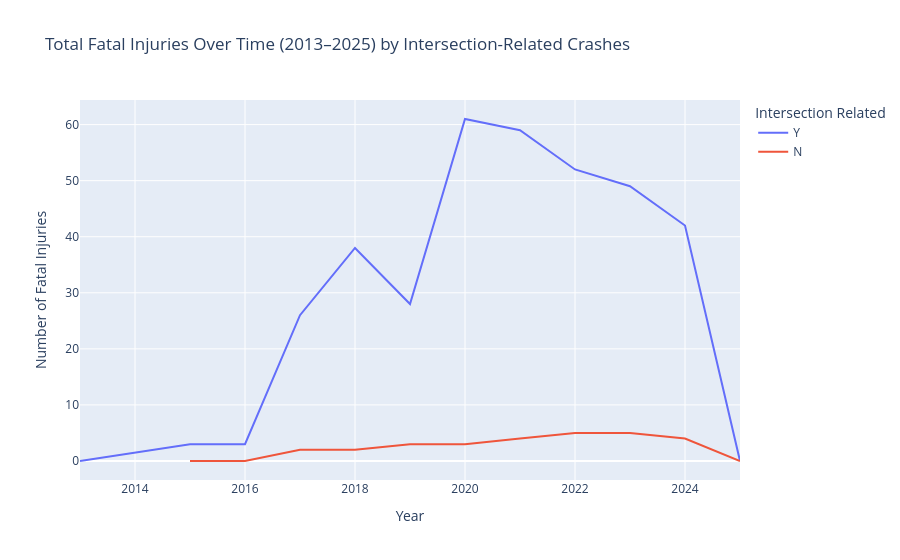

Notebook code for this chart:
### Code cell
yearly_fatal = trafficDF.groupby(['year', 'intersection_related_i'])['injuries_fatal'].sum().reset_index()

fig1 = px.line(yearly_fatal, x='year', y='injuries_fatal', color='intersection_related_i',
               title='Total Fatal Injuries Over Time (2013–2025) by Intersection-Related Crashes',
               labels={'injuries_fatal': 'Fatal Injuries', 'intersection_related_i': 'Intersection Related'})
fig1.update_layout(xaxis_title='Year', yaxis_title='Number of Fatal Injuries')
fig1.show()

### Figure 1 — Plotly figure (JSON) as saved in the notebook; plotly's stock layout.template omitted (floating-point values rounded to 4 significant figures)
{"data": [{"hovertemplate": "Intersection Related=Y<br>year=%{x}<br>Fatal Injuries=%{y}<extra></extra>", "legendgroup": "Y", "line": {"color": "#636efa", "dash": "solid"}, "marker": {"symbol": "circle"}, "mode": "lines", "name": "Y", "orientation": "v", "showlegend": true, "type": "scatter", "x": [2013, 2015, 2016, 2017, 2018, 2019, 2020, 2021, 2022, 2023, 2024, 2025], "xaxis": "x", "y": [0.0, 3.0, 3.0, 26.0, 38.0, 28.0, 61.0, 59.0, 52.0, 49.0, 42.0, 0.0], "yaxis": "y"}, {"hovertemplate": "Intersection Related=N<br>year=%{x}<br>Fatal Injuries=%{y}<extra></extra>", "legendgroup": "N", "line": {"color": "#EF553B", "dash": "solid"}, "marker": {"symbol": "circle"}, "mode": "lines", "name": "N", "orientation": "v", "showlegend": true, "type": "scatter", "x": [2015, 2016, 2017, 2018, 2019, 2020, 2021, 2022, 2023, 2024, 2025], "xaxis": "x", "y": [0.0, 0.0, 2.0, 2.0, 3.0, 3.0, 4.0, 5.0, 5.0, 4.0, 0.0], "yaxis": "y"}], "layout": {"legend": {"title": {"text": "Intersection Related"}, "tracegroupgap": 0}, "title": {"text": "Total Fatal Injuries Over Time (2013–2025) by Intersection-Related Crashes"}, "xaxis": {"anchor": "y", "domain": [0, 1], "title": {"text": "Year"}}, "yaxis": {"anchor": "x", "domain": [0, 1], "title": {"text": "Number of Fatal Injuries"}}}}
